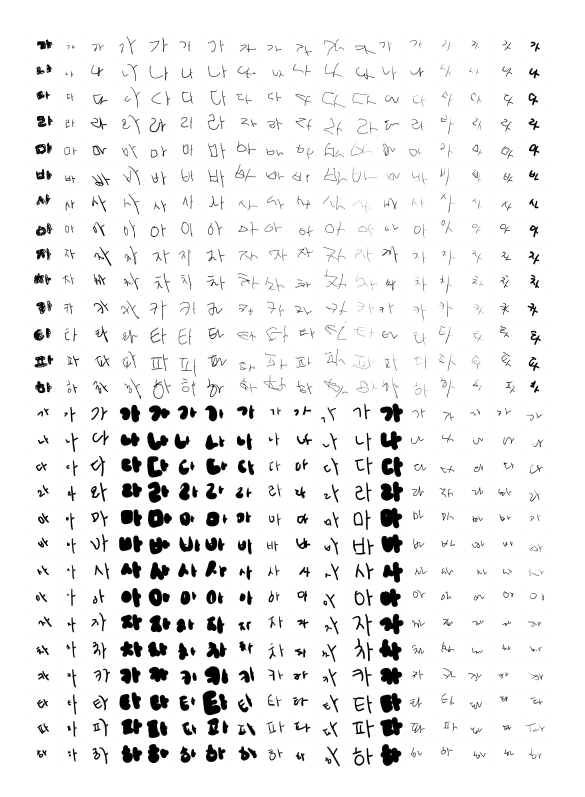
#> input picture RawData/IMG1.jpg, 1754 x 2390 px (shown at 1/3 size); its folder holds only this picture in this run
$ python CreateDataSet.py
#> lines starting #> are read from the running program, lines starting #| are printed output that depends on the picture
import cv2
import sys, random
import numpy as np
import pickle
import matplotlib.pyplot as plt
from PIL import Image


def cut_image(image_file, num_files, m, n, output_filename):
    # 이미지 파일 읽기
#> called with image_file = 'IMG', num_files = 12, m = 18, n = 28, output_filename = 'hwdata'
    tiles = []
    labels = []
    dataset = []

    for imgno in range(1, num_files + 1):
        image = cv2.imread(image_file + str(imgno) + '.jpg')
#> image is the input picture: shape (2390, 1754, 3); min 0, max 255, mean 239.7

        # 오류 검출
        if image is None:
            print("이미지를 불러오는데 실패하였습니다.")
            return
        # 이미지 크기 조정 (글자 이미지 부분을 제외한 좌/우, 위/아래 여백 제거)
        H, W = image.shape[0], image.shape[1]
#> H = 2390; W = 1754
        cutW1 = int(W * 0.04761)  # 왼쪽 여백 비율
#> cutW1 = 83
        cutW2 = int(W * 0.06666)  # 오른쪽 여백 비율
#> cutW2 = 116
        cutH1 = int(H * 0.048821)  # 위 여백 비율
#> cutH1 = 116
        cutH2 = int(H * 0.02693)  # 아래 여백 비율
#> cutH2 = 64
        print("처리 이미지 파일 이름: ", image_file + str(imgno) + '.jpg')
        print("입력 이미지 형상: ", W, H)
#| 입력 이미지 형상:  1754 2390
        image = image[cutH1: H - cutH2, cutW1: W - cutW2, ]  # 전체 이미지에서 왼쪽/오른쪽, 위/아래의 여백을 자르기
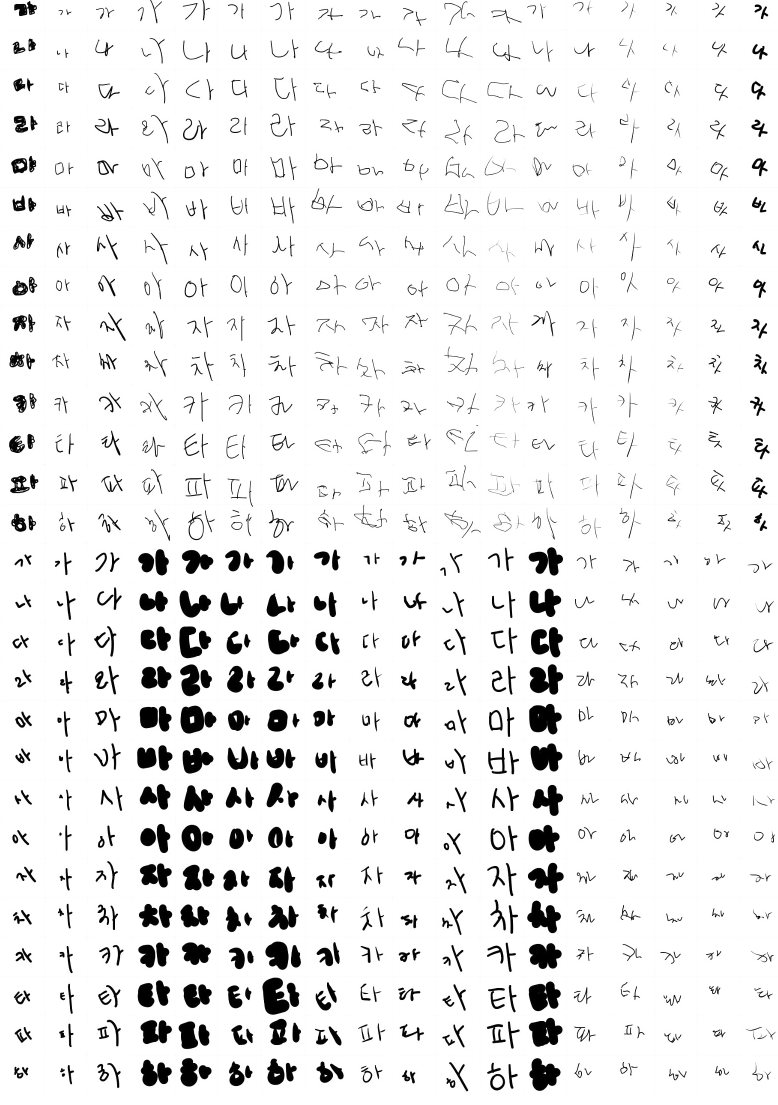
#> image: shape (2210, 1555, 3) (shown at 1/2 size); min 0, max 255, mean 236.3
        if image.shape[0] % n != 0:  # 나머지가 0이 아닐 경우 높이 - 나머지
            image = image[:-(image.shape[0] % n), :]
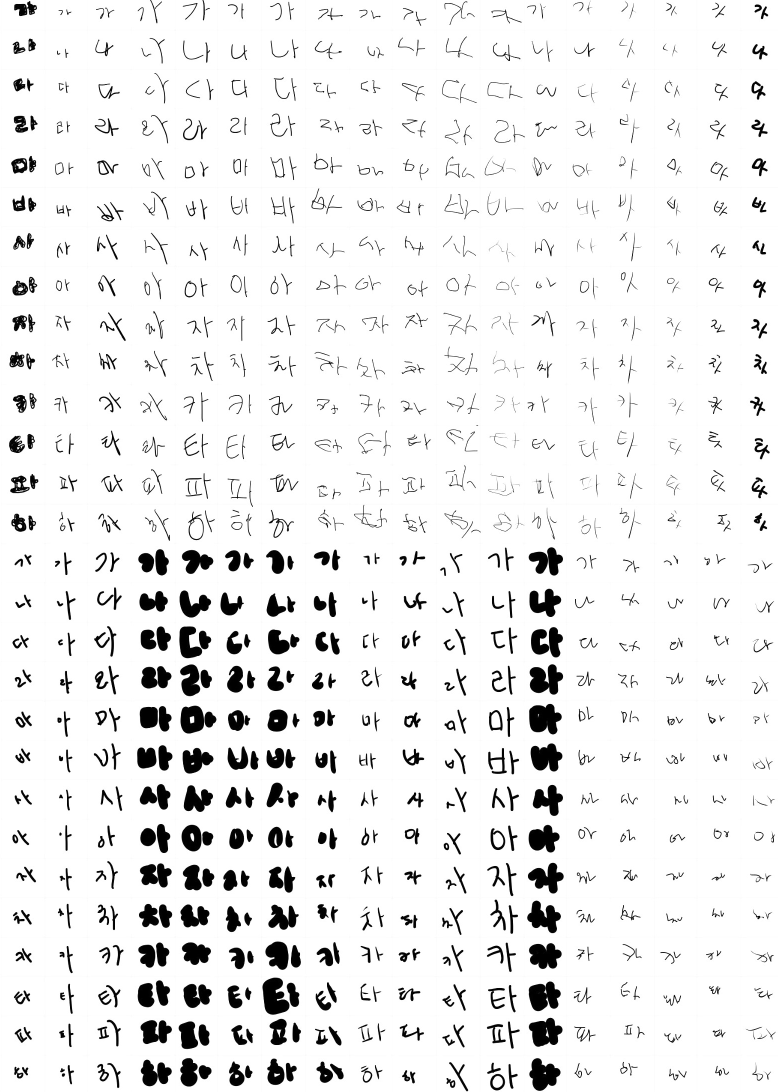
#> image: shape (2184, 1555, 3) (shown at 1/2 size); min 0, max 255, mean 236.1
        if image.shape[1] % m != 0:
            image = image[:, :-(image.shape[1] % m)]
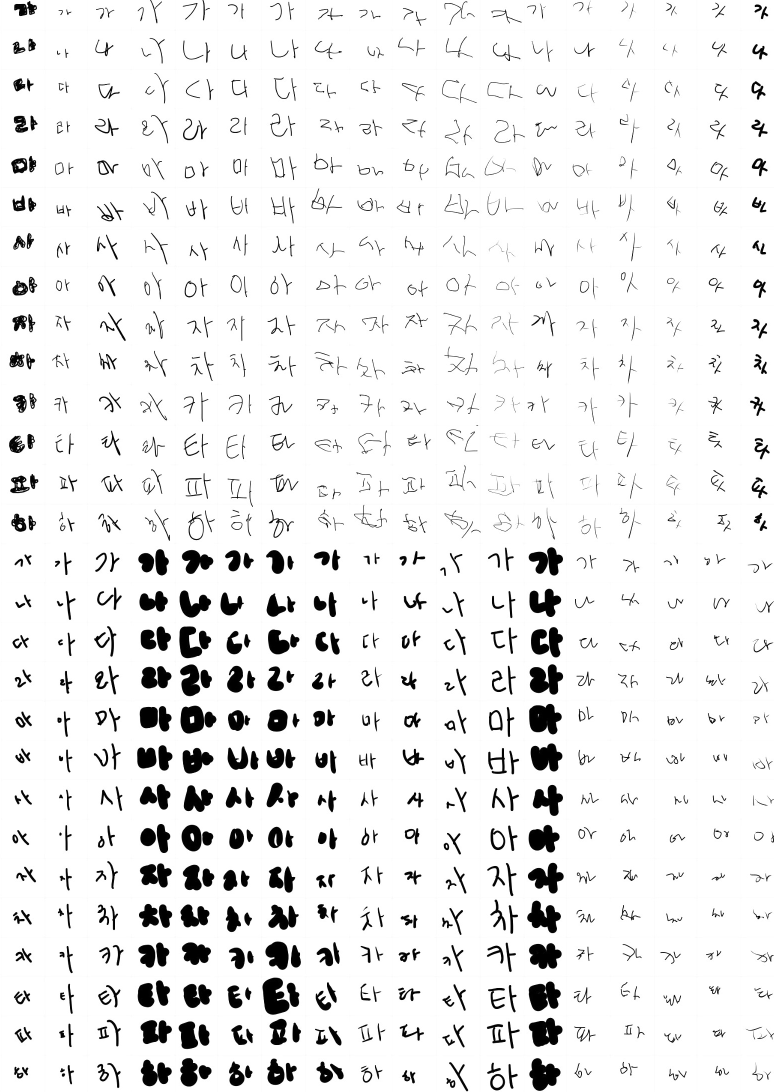
#> image: shape (2184, 1548, 3) (shown at 1/2 size); min 0, max 255, mean 236

        # 이미지를 m x n 크기로 나누기
        tile_height = image.shape[0] // n
#> tile_height = 78
        tile_width = image.shape[1] // m
#> tile_width = 86
        LeftCut, RightCut = 0, 0  # 타일내에 좌/우 여백이 많을 경우 여백 제거 (픽셀 단위로 입력)
        TopCut, BottomCut = 0, 0  # 타일내에 위/아래 여백이 많을 경우 여백 제거 (픽셀 단위로 입력)
        for i in range(n):
            for j in range(m):
                # 타일의 좌측 위부터 계산
                top = i * tile_height
                left = j * tile_width
                # 타일 이미지 가져오기
                tile = image[top:top + tile_height, left:left + tile_width].copy()
                tile = tile[LeftCut:tile.shape[0] - RightCut, TopCut: tile.shape[1] - BottomCut]
                tile[0:4, 0:tile_width] = [255]  # 경계영역(위)  글자/잡음 제거
                # (경계영역의 픽셀을 255로 채움)
                tile[0:tile_height, 0:4] = [255]  # 경계영역(좌)  글자/잡음 제거
                # (경계영역의 픽셀을 255로 채움)
                tile[tile_height - 4:tile_height, 0:tile_width] = [255]  # 경계영역(아래)  글자/잡음 제거
                # (경계영역의 픽셀을 255로 채움)
                tile[0:tile_height, tile_width - 4:tile_width] = [255]  # 경계영역(위)  글자/잡음 제거
                # (경계영역의 픽셀을 255로 채움)

                tile = cv2.cvtColor(tile, cv2.COLOR_BGR2GRAY)  # 회색조로 변경
                tile = cv2.resize(tile, dsize=(32, 32), interpolation=cv2.INTER_LINEAR)  # 32X32로 해상도 변경
                tile = cv2.bilateralFilter(tile, -1, 10, 5)  # 이미지 선명하게
                tiles.append(tile)  # 현재 타일을 이미지 리스트에 추가
                labels.append(i % 14)  # 현태 타이블의 정답(Label)을 정답 리스트에 추가
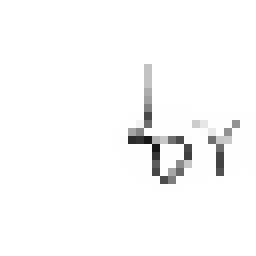
#> tile: shape (32, 32) (shown 8 times larger); min 22, max 255, mean 249.7
#> after the loop, labels = 504 values, max 13 at index 234, min 0 at index 0, mean 6.5; tiles = 504 items

    test_data = np.array(tiles)  # 넘파이 배열로 변환
    test_data = 255 - test_data  # 0 검은색, 255 흰색으로 변환
    labels = np.array(labels)
    print("shape of test_data", test_data.shape)
    print("shape of labels", labels.shape)
    dataset = test_data, labels

    # 2D (n, 32,32) 형태로 변환하여 저장
    with open(output_filename + '2D' + '.pkl', 'wb') as f:
        pickle.dump(dataset, f, protocol=pickle.HIGHEST_PROTOCOL)

    # 3D (n,1, 32,32) 형태로 변환하여 저장
    test_data1 = np.expand_dims(test_data, axis=1)
    dataset = test_data1, labels
    print("3D 형상", test_data1.shape)
    with open(output_filename + '3D' + '.pkl', 'wb') as f:
        pickle.dump(dataset, f, protocol=pickle.HIGHEST_PROTOCOL)

    # 1D (n,1024) 형태로 변환하여 저장
    test_data_1d = test_data.reshape(test_data.shape[0], 32 * 32)
    dataset_1d = test_data_1d, labels
    print("1D 형상", test_data_1d.shape)
    with open(output_filename + '1D' + '.pkl', 'wb') as f:
        pickle.dump(dataset_1d, f, protocol=pickle.HIGHEST_PROTOCOL)

    return tiles


def main():
    # 이미지 자르기 및 타일 이미지 저장
    cut_image("IMG", 12, 18, 28, "hwdata")

    # 명령어 입력 확인
    if len(sys.argv) != 6:  # 실행파일, 입력파일이름, 파일의 수, 행, 열, 출력파일이름 총 6개 입력이 되지 않을 경우 오류
        print("잘못된 입력입니다. 입력파일이름, 파일의 수, 행, 열, 출력파일이름을 이용해 주세요")
        return
    # argv[]로 각 인덱스마다 값을 확인 및 입력
    image_file_name = sys.argv[1]
    num_files = int(sys.argv[2])
    m = int(sys.argv[3])
    n = int(sys.argv[4])
    output_filename = sys.argv[5]


if __name__ == "__main__":
    main()
